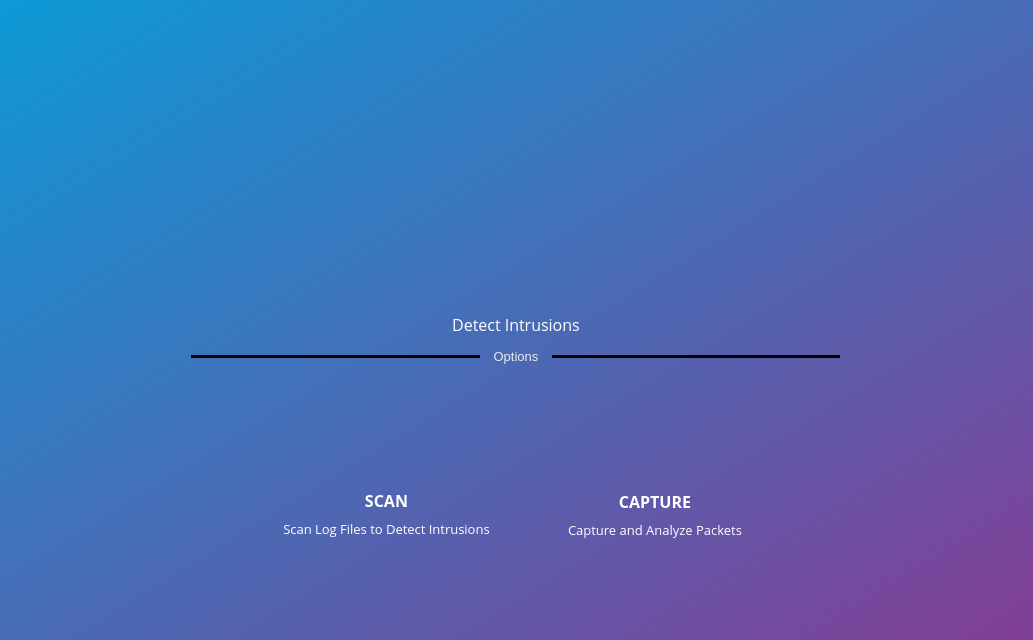
<?xml version="1.0" encoding="UTF-8"?>
<ui version="4.0">
 <class>MainWindow</class>
 <widget class="QMainWindow" name="MainWindow">
  <property name="geometry">
   <rect>
    <x>0</x>
    <y>0</y>
    <width>1033</width>
    <height>640</height>
   </rect>
  </property>
  <property name="font">
   <font>
    <pointsize>11</pointsize>
   </font>
  </property>
  <property name="windowTitle">
   <string>MainWindow</string>
  </property>
  <property name="styleSheet">
   <string notr="true">QMainWindow#MainWindow
{
	
	background-color: qlineargradient(spread:pad, x1:0, y1:0, x2:1, y2:1, stop:0 rgba(13, 153, 214, 255), stop:0.976415 rgba(128, 64, 151, 255));
}</string>
  </property>
  <widget class="QWidget" name="centralwidget">
   <widget class="QWidget" name="horizontalLayoutWidget">
    <property name="geometry">
     <rect>
      <x>0</x>
      <y>34</y>
      <width>1031</width>
      <height>201</height>
     </rect>
    </property>
    <layout class="QHBoxLayout" name="horizontalLayout">
     <item>
      <spacer name="horizontalSpacer">
       <property name="orientation">
        <enum>Qt::Horizontal</enum>
       </property>
       <property name="sizeHint" stdset="0">
        <size>
         <width>40</width>
         <height>20</height>
        </size>
       </property>
      </spacer>
     </item>
     <item>
      <widget class="QLabel" name="label">
       <property name="maximumSize">
        <size>
         <width>250</width>
         <height>200</height>
        </size>
       </property>
       <property name="text">
        <string/>
       </property>
       <property name="pixmap">
        <pixmap resource="res.qrc">:/ui_start/png/54121-200.png</pixmap>
       </property>
       <property name="scaledContents">
        <bool>true</bool>
       </property>
      </widget>
     </item>
     <item>
      <spacer name="horizontalSpacer_2">
       <property name="orientation">
        <enum>Qt::Horizontal</enum>
       </property>
       <property name="sizeHint" stdset="0">
        <size>
         <width>40</width>
         <height>20</height>
        </size>
       </property>
      </spacer>
     </item>
    </layout>
   </widget>
   <widget class="QWidget" name="horizontalLayoutWidget_3">
    <property name="geometry">
     <rect>
      <x>0</x>
      <y>262</y>
      <width>1031</width>
      <height>81</height>
     </rect>
    </property>
    <layout class="QHBoxLayout" name="horizontalLayout_3">
     <item>
      <spacer name="horizontalSpacer_5">
       <property name="orientation">
        <enum>Qt::Horizontal</enum>
       </property>
       <property name="sizeHint" stdset="0">
        <size>
         <width>40</width>
         <height>20</height>
        </size>
       </property>
      </spacer>
     </item>
     <item>
      <layout class="QVBoxLayout" name="verticalLayout">
       <item>
        <widget class="QLabel" name="label_2">
         <property name="text">
          <string/>
         </property>
         <property name="pixmap">
          <pixmap resource="res.qrc">:/ui_start/png/nids.png</pixmap>
         </property>
        </widget>
       </item>
       <item>
        <widget class="QLabel" name="label_3">
         <property name="font">
          <font>
           <family>Open Sans</family>
           <pointsize>12</pointsize>
          </font>
         </property>
         <property name="styleSheet">
          <string notr="true">color: rgb(255, 255, 255);</string>
         </property>
         <property name="text">
          <string>Detect Intrusions</string>
         </property>
         <property name="alignment">
          <set>Qt::AlignCenter</set>
         </property>
        </widget>
       </item>
      </layout>
     </item>
     <item>
      <spacer name="horizontalSpacer_6">
       <property name="orientation">
        <enum>Qt::Horizontal</enum>
       </property>
       <property name="sizeHint" stdset="0">
        <size>
         <width>40</width>
         <height>20</height>
        </size>
       </property>
      </spacer>
     </item>
    </layout>
   </widget>
   <widget class="QWidget" name="horizontalLayoutWidget_4">
    <property name="geometry">
     <rect>
      <x>0</x>
      <y>341</y>
      <width>1031</width>
      <height>31</height>
     </rect>
    </property>
    <layout class="QHBoxLayout" name="horizontalLayout_4">
     <item>
      <spacer name="horizontalSpacer_7">
       <property name="orientation">
        <enum>Qt::Horizontal</enum>
       </property>
       <property name="sizeHint" stdset="0">
        <size>
         <width>40</width>
         <height>20</height>
        </size>
       </property>
      </spacer>
     </item>
     <item>
      <layout class="QHBoxLayout" name="horizontalLayout_2">
       <item>
        <widget class="Line" name="line_2">
         <property name="minimumSize">
          <size>
           <width>289</width>
           <height>3</height>
          </size>
         </property>
         <property name="styleSheet">
          <string notr="true">background-color: rgb(0,0,0);</string>
         </property>
         <property name="orientation">
          <enum>Qt::Horizontal</enum>
         </property>
        </widget>
       </item>
       <item>
        <widget class="QLabel" name="label_4">
         <property name="sizePolicy">
          <sizepolicy hsizetype="Preferred" vsizetype="Preferred">
           <horstretch>0</horstretch>
           <verstretch>0</verstretch>
          </sizepolicy>
         </property>
         <property name="minimumSize">
          <size>
           <width>60</width>
           <height>20</height>
          </size>
         </property>
         <property name="maximumSize">
          <size>
           <width>80</width>
           <height>20</height>
          </size>
         </property>
         <property name="font">
          <font>
           <pointsize>10</pointsize>
          </font>
         </property>
         <property name="styleSheet">
          <string notr="true">color: rgb(234, 234, 234);</string>
         </property>
         <property name="text">
          <string>Options</string>
         </property>
         <property name="alignment">
          <set>Qt::AlignCenter</set>
         </property>
         <property name="margin">
          <number>0</number>
         </property>
        </widget>
       </item>
       <item>
        <widget class="Line" name="line_3">
         <property name="minimumSize">
          <size>
           <width>288</width>
           <height>3</height>
          </size>
         </property>
         <property name="styleSheet">
          <string notr="true">background-color: rgb(0,0,0);</string>
         </property>
         <property name="orientation">
          <enum>Qt::Horizontal</enum>
         </property>
        </widget>
       </item>
      </layout>
     </item>
     <item>
      <spacer name="horizontalSpacer_8">
       <property name="orientation">
        <enum>Qt::Horizontal</enum>
       </property>
       <property name="sizeHint" stdset="0">
        <size>
         <width>40</width>
         <height>20</height>
        </size>
       </property>
      </spacer>
     </item>
    </layout>
   </widget>
   <widget class="QGroupBox" name="groupBox_2">
    <property name="geometry">
     <rect>
      <x>549</x>
      <y>340</y>
      <width>211</width>
      <height>151</height>
     </rect>
    </property>
    <property name="styleSheet">
     <string notr="true">border: 0px;</string>
    </property>
    <property name="title">
     <string/>
    </property>
   </widget>
   <widget class="QPushButton" name="pushButton">
    <property name="geometry">
     <rect>
      <x>312</x>
      <y>381</y>
      <width>141</width>
      <height>131</height>
     </rect>
    </property>
    <property name="styleSheet">
     <string notr="true">QPushButton
{border-radius: 0px;
}
QPushButton::hover
{


border: 1px solid white;
 border-radius:0px;
}
QPushButton::checked
{
background-color: rgb(85, 0, 255);
}</string>
    </property>
    <property name="text">
     <string/>
    </property>
   </widget>
   <widget class="QLabel" name="label_5">
    <property name="geometry">
     <rect>
      <x>333</x>
      <y>387</y>
      <width>101</width>
      <height>101</height>
     </rect>
    </property>
    <property name="styleSheet">
     <string notr="true"/>
    </property>
    <property name="text">
     <string/>
    </property>
    <property name="pixmap">
     <pixmap resource="res.qrc">:/ui_start/png/vulnerability-scanning.png</pixmap>
    </property>
    <property name="scaledContents">
     <bool>true</bool>
    </property>
   </widget>
   <widget class="QPushButton" name="pushButton_3">
    <property name="geometry">
     <rect>
      <x>586</x>
      <y>382</y>
      <width>141</width>
      <height>131</height>
     </rect>
    </property>
    <property name="styleSheet">
     <string notr="true">QPushButton
{border-radius: 0px;
}
QPushButton::hover
{


border: 1px solid white;
 border-radius:0px;
}</string>
    </property>
    <property name="text">
     <string/>
    </property>
   </widget>
   <widget class="QWidget" name="layoutWidget">
    <property name="geometry">
     <rect>
      <x>551</x>
      <y>490</y>
      <width>208</width>
      <height>50</height>
     </rect>
    </property>
    <layout class="QVBoxLayout" name="verticalLayout_5">
     <item>
      <widget class="QLabel" name="label_12">
       <property name="font">
        <font>
         <family>Open Sans</family>
         <pointsize>12</pointsize>
         <weight>75</weight>
         <bold>true</bold>
        </font>
       </property>
       <property name="styleSheet">
        <string notr="true">color: rgb(255, 255, 255);</string>
       </property>
       <property name="text">
        <string>CAPTURE</string>
       </property>
       <property name="alignment">
        <set>Qt::AlignCenter</set>
       </property>
      </widget>
     </item>
     <item>
      <layout class="QVBoxLayout" name="verticalLayout_3">
       <item>
        <widget class="QLabel" name="label_8">
         <property name="font">
          <font>
           <family>Open Sans</family>
           <pointsize>10</pointsize>
          </font>
         </property>
         <property name="styleSheet">
          <string notr="true">color: rgb(255, 255, 255);</string>
         </property>
         <property name="text">
          <string>Capture and Analyze Packets</string>
         </property>
         <property name="alignment">
          <set>Qt::AlignCenter</set>
         </property>
        </widget>
       </item>
      </layout>
     </item>
    </layout>
   </widget>
   <widget class="QLabel" name="label_6">
    <property name="geometry">
     <rect>
      <x>607</x>
      <y>388</y>
      <width>101</width>
      <height>101</height>
     </rect>
    </property>
    <property name="styleSheet">
     <string notr="true"/>
    </property>
    <property name="text">
     <string/>
    </property>
    <property name="pixmap">
     <pixmap resource="res.qrc">:/ui_start/png/tcp_capture-300x300.png</pixmap>
    </property>
    <property name="scaledContents">
     <bool>true</bool>
    </property>
   </widget>
   <widget class="QWidget" name="layoutWidget">
    <property name="geometry">
     <rect>
      <x>266</x>
      <y>489</y>
      <width>241</width>
      <height>50</height>
     </rect>
    </property>
    <layout class="QVBoxLayout" name="verticalLayout_4">
     <item>
      <widget class="QLabel" name="label_11">
       <property name="font">
        <font>
         <family>Open Sans</family>
         <pointsize>12</pointsize>
         <weight>75</weight>
         <bold>true</bold>
        </font>
       </property>
       <property name="styleSheet">
        <string notr="true">color: rgb(255, 255, 255);</string>
       </property>
       <property name="text">
        <string>SCAN</string>
       </property>
       <property name="alignment">
        <set>Qt::AlignCenter</set>
       </property>
      </widget>
     </item>
     <item>
      <layout class="QVBoxLayout" name="verticalLayout_2">
       <item>
        <widget class="QLabel" name="label_7">
         <property name="font">
          <font>
           <family>Open Sans</family>
           <pointsize>10</pointsize>
          </font>
         </property>
         <property name="styleSheet">
          <string notr="true">color: rgb(255, 255, 255);</string>
         </property>
         <property name="text">
          <string>Scan Log Files to Detect Intrusions</string>
         </property>
         <property name="alignment">
          <set>Qt::AlignCenter</set>
         </property>
        </widget>
       </item>
      </layout>
     </item>
    </layout>
   </widget>
   <zorder>layoutWidget</zorder>
   <zorder>label_6</zorder>
   <zorder>label_5</zorder>
   <zorder>horizontalLayoutWidget</zorder>
   <zorder>horizontalLayoutWidget_3</zorder>
   <zorder>horizontalLayoutWidget_4</zorder>
   <zorder>groupBox_2</zorder>
   <zorder>pushButton_3</zorder>
   <zorder>layoutWidget</zorder>
   <zorder>pushButton</zorder>
  </widget>
 </widget>
 <resources>
  <include location="res.qrc"/>
 </resources>
 <connections/>
</ui>
